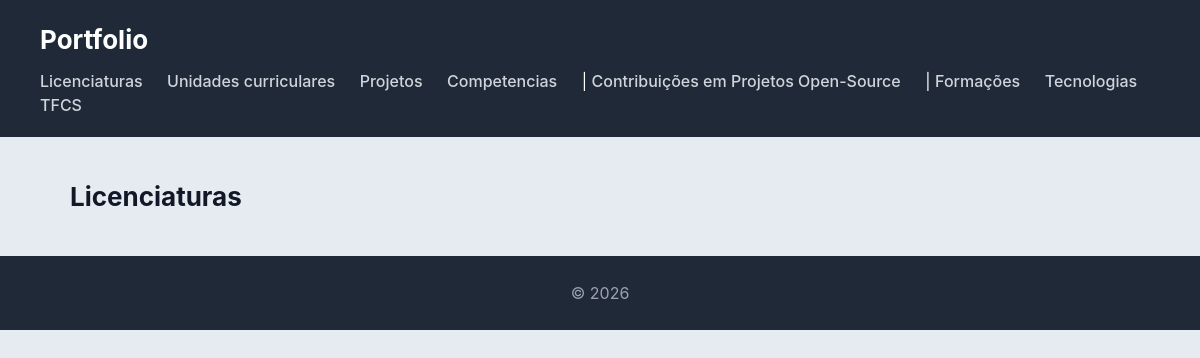
Page /licenciaturas/ on the earlier database version.
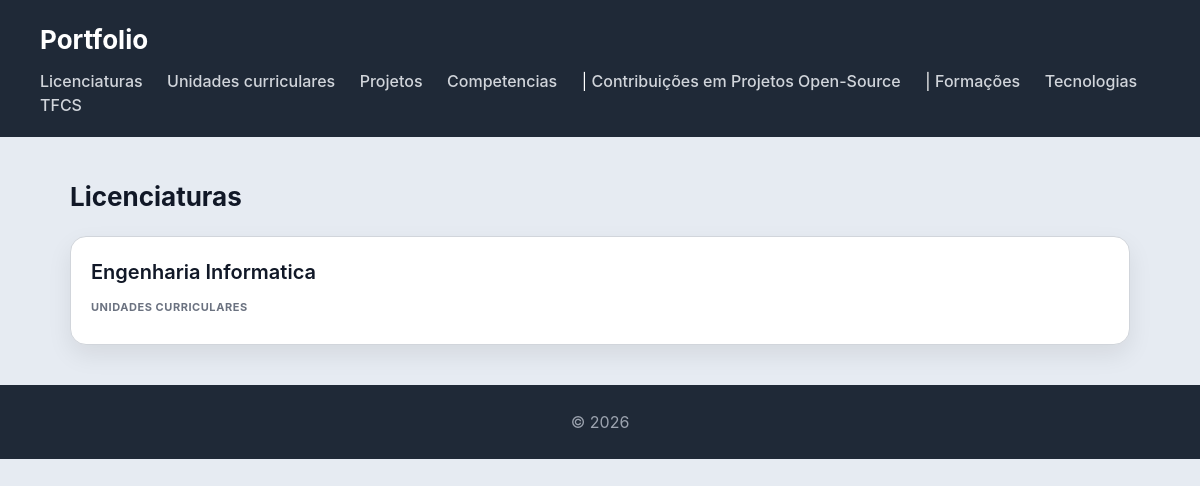
Same page on the later database version.
### portfolio/models.py (models this page shows)
class Licenciatura(models.Model):
    nome = models.CharField(max_length=100)
    abreviatura = models.CharField(max_length=5)
    universidade = models.CharField(max_length=100)
    duracao_anos = models.CharField(max_length=1)
    def __str__(self):
        return self.nome

### portfolio/views.py (the view)
# urls.py: path('licenciaturas/', views.licenciaturas_view, name='licenciaturas'),
def licenciaturas_view(request):
    licenciaturas = (Licenciatura.objects
                    .select_related()
                    .prefetch_related()
                    .all())
    return render(request, 'portfolio/licenciaturas.html', {'licenciaturas': licenciaturas})

### portfolio/templates/portfolio/licenciaturas.html (shortened to what this page needs)
{% extends "portfolio/base.html" %}
{% block content %}
<h2>Licenciaturas</h2>
<section>
    {% for licenciatura in licenciaturas %}
    <article>
        <header>
            <h3>{{ licenciatura }}</h3>
        </header>
        <section>
            <h4>Unidades Curriculares</h4>
        </section>
    </article>
    {% endfor %}
</section>
{% endblock %}

Differences in the rows shown:
added Licenciatura: nome "Engenharia Informatica"
